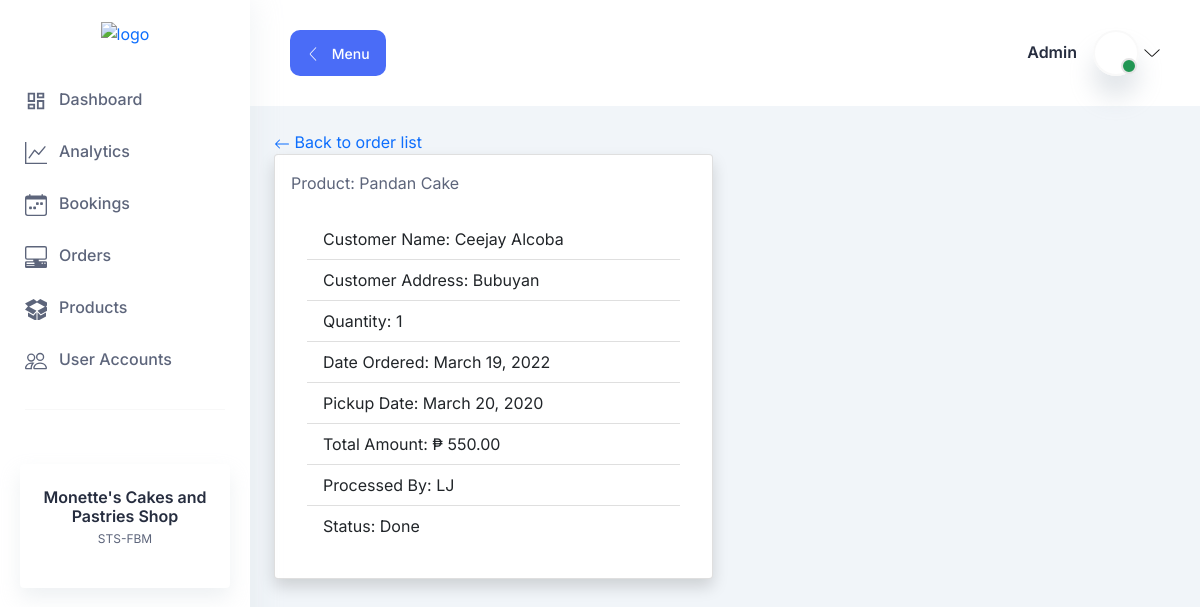
Before: /orders-view/16 (signed in) with the older database file.
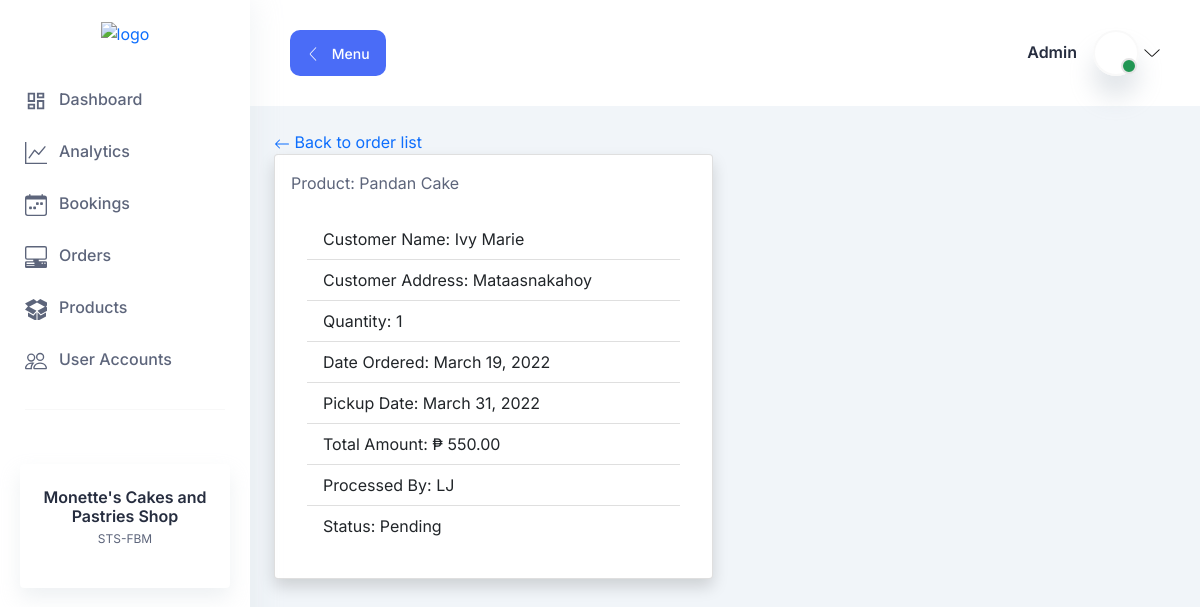
After: the same page with the newer database file.
### orders/models.py (models this page shows, shortened)
class Orders(models.Model):
    status = (
        ("Pending" , "Pending"),
        ("Done" , "Done")
    )
    customer_name = models.CharField(max_length=255)
    customer_address = models.CharField(max_length=255)
    products = models.ForeignKey(Products, on_delete=models.CASCADE)
    no_of_order = models.IntegerField()
    total_amount = models.DecimalField(max_digits=10, decimal_places=2)
    date_ordered = models.DateField(auto_now_add=True)
    pickup_date = models.DateField(auto_now_add=False)
    processed_by = models.CharField(max_length=255)
    status = models.CharField(max_length=255, choices=status)
    class Meta:
        verbose_name = "Orders"

### products/models.py (models this page shows)
class Products(models.Model):
    status = (
        ("Available", "Available"),
        ("Not Available", "Not Available")
    )
    product_name = models.CharField(max_length=255)
    category = models.ForeignKey(Category, on_delete=models.CASCADE)
    price = models.DecimalField(max_digits=10, decimal_places=2)
    status = models.CharField(max_length=255, choices=status)
    class Meta:
        verbose_name = "Products"
    def __str__(self):
        return self.product_name

### orders/views.py (the view)
# urls.py: path("orders-view/<int:pk>", orders_view, name="orders-view"),
@login_required
def orders_view(request, pk):
    template_name = "orders/orders_view.html"
    orders = Orders.objects.filter(id=pk)
    context = {
        "orders": orders
    }
    return render(request, template_name, context)

### orders/templates/orders/orders_view.html
{% extends 'base.html' %} {% block body %}
<div class="container p-4">
  <a href="{% url 'orders-list' %}" class="text-decoration-none">
    <svg xmlns="http://www.w3.org/2000/svg" width="16" height="16" fill="currentColor" class="bi bi-arrow-left" viewBox="0 0 16 16">
      <path fill-rule="evenodd" d="M15 8a.5.5 0 0 0-.5-.5H2.707l3.147-3.146a.5.5 0 1 0-.708-.708l-4 4a.5.5 0 0 0 0 .708l4 4a.5.5 0 0 0 .708-.708L2.707 8.5H14.5A.5.5 0 0 0 15 8z"/>
    </svg>
    Back to order list
  </a>
  <div class="row">
    <div class="col-sm col-md-6 col-lg-6">
      <div class="card shadow rounded p-3">
        {% for detail in orders %}
        <div class="card-title">
            Product: {{detail.products}}
        </div>
        <div class="card-body">
          <ul class="list-group list-group-flush">
            <li class="list-group-item">Customer Name: {{detail.customer_name}}</li>
            <li class="list-group-item">Customer Address: {{detail.customer_address}}</li>
            <li class="list-group-item">Quantity: {{detail.no_of_order}}</li>
            <li class="list-group-item">Date Ordered: {{detail.date_ordered}}</li>
            <li class="list-group-item">Pickup Date: {{detail.pickup_date}}</li>
            <li class="list-group-item">Total Amount: ₱ {{detail.total_amount}}</li>
            <li class="list-group-item">Processed By: {{detail.processed_by}}</li>
            <li class="list-group-item">Status: {{detail.status}}</li>
          </ul>
        </div>
        {% endfor %}
      </div>
    </div>
    <div class="col-sm col-md-6 col-lg-6"></div>
  </div>
</div>
{% endblock %}

Changed rows visible on the page:
changed Orders "LJ": customer_name "Ceejay Alcoba" → "Ivy Marie"; customer_address "Bubuyan" → "Mataasnakahoy"; pickup_date "March 20, 2020" → "March 31, 2022"; status "Done" → "Pending"
